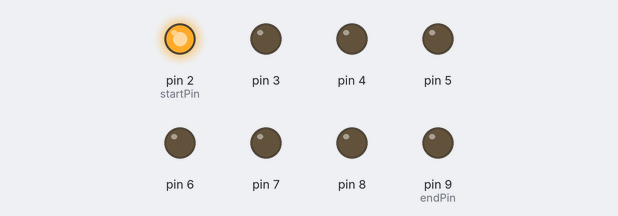
The sketch below on a simulated Arduino Uno, built with avr-gcc and run on an emulated ATmega328P. Parts: output pins drawn as LEDs (lit = HIGH).

Above: at 0.15 s.
At 0.45 s:
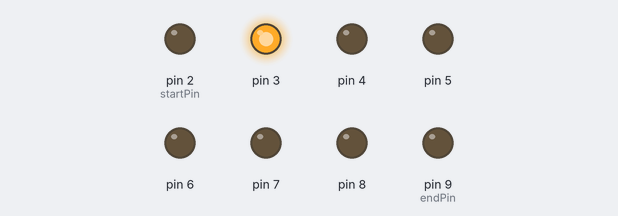
At 1.35 s:
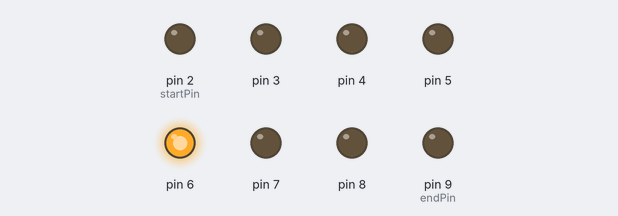
At 2.4 s:
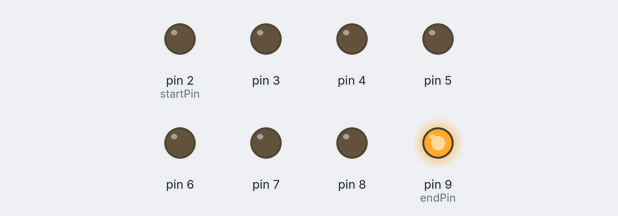
At 4.05 s:
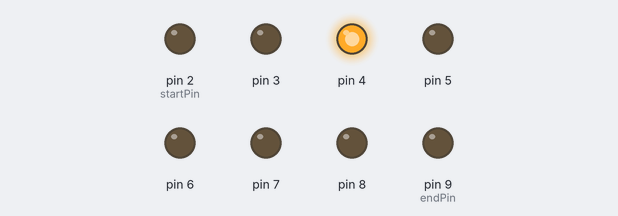
At 5.85 s:
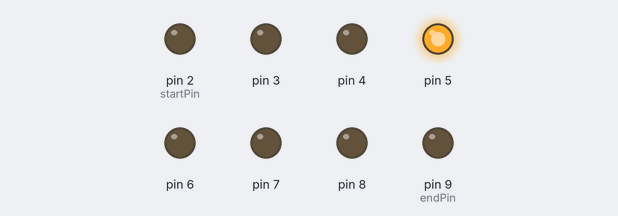
Timing chart, 0 to 6.2 s (numbered marks = the images above):
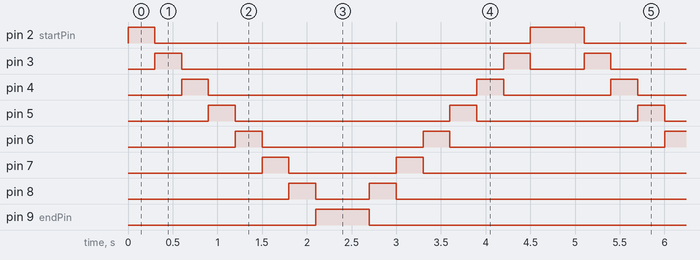

Measured:
- by itself, pin 2 (startPin): repeats every 4.8 s: LOW 4.2 s, HIGH 0.60 s
- by itself, pin 3: repeats every 4.8 s: LOW 3.6 s, HIGH 0.30 s, LOW 0.60 s, HIGH 0.30 s
- by itself, pin 4: repeats every 4.8 s: LOW 3.0 s, HIGH 0.30 s, LOW 1.2 s, HIGH 0.30 s
- by itself, pin 5: repeats every 4.8 s: LOW 2.4 s, HIGH 0.30 s, LOW 1.8 s, HIGH 0.30 s
- by itself, pin 6: repeats every 4.8 s: LOW 1.8 s, HIGH 0.30 s, LOW 2.4 s, HIGH 0.30 s
- by itself, pin 7: repeats every 4.8 s: LOW 1.2 s, HIGH 0.30 s, LOW 3.0 s, HIGH 0.30 s
- by itself, pin 8: repeats every 4.8 s: LOW 0.60 s, HIGH 0.30 s, LOW 3.6 s, HIGH 0.30 s
- by itself, pin 9 (endPin): alternates HIGH for 0.60 s and LOW for 4.2 s

The sketch:

1.ino
```cpp
// (licence header left out)
const byte startPin = 2 ;
const byte endPin = 9;
void setup() {
// 將每個 Pin 設定成輸出
for (byte i = startPin; i<= endPin; i++) {
pinMode(i, OUTPUT);
}
}
byte i,a;
byte lightPin = startPin;
void loop()

{

lightPin = startPin;
for(a=1;a<=8;a++)
{
// 所有 LED OFF
for (i=startPin; i<= endPin; i++) {
digitalWrite(i,LOW);
}
// 設定要點亮的 LED 位置
// 如果點亮的腳位編號小於結束腳位,

// 否則從頭開始
  digitalWrite(lightPin, HIGH);
if (lightPin < endPin) {
lightPin ++;
} else {
lightPin = startPin;
}
// 點亮 LED

delay (300);
}
//////////////////////
lightPin=endPin;

  for(a=1;a<=8;a++)
{
// 所有 LED OFF
for (i=endPin; i>= startPin; i--) {
digitalWrite(i,LOW);
}
// 設定要點亮的 LED 位置
// 如果點亮的腳位編號小於結束腳位,

// 否則從頭開始
  digitalWrite(lightPin, HIGH);
if (lightPin > startPin) {
lightPin --;
} else {
lightPin = endPin;
}
// 點亮 LED

delay (300);
}


}
```
